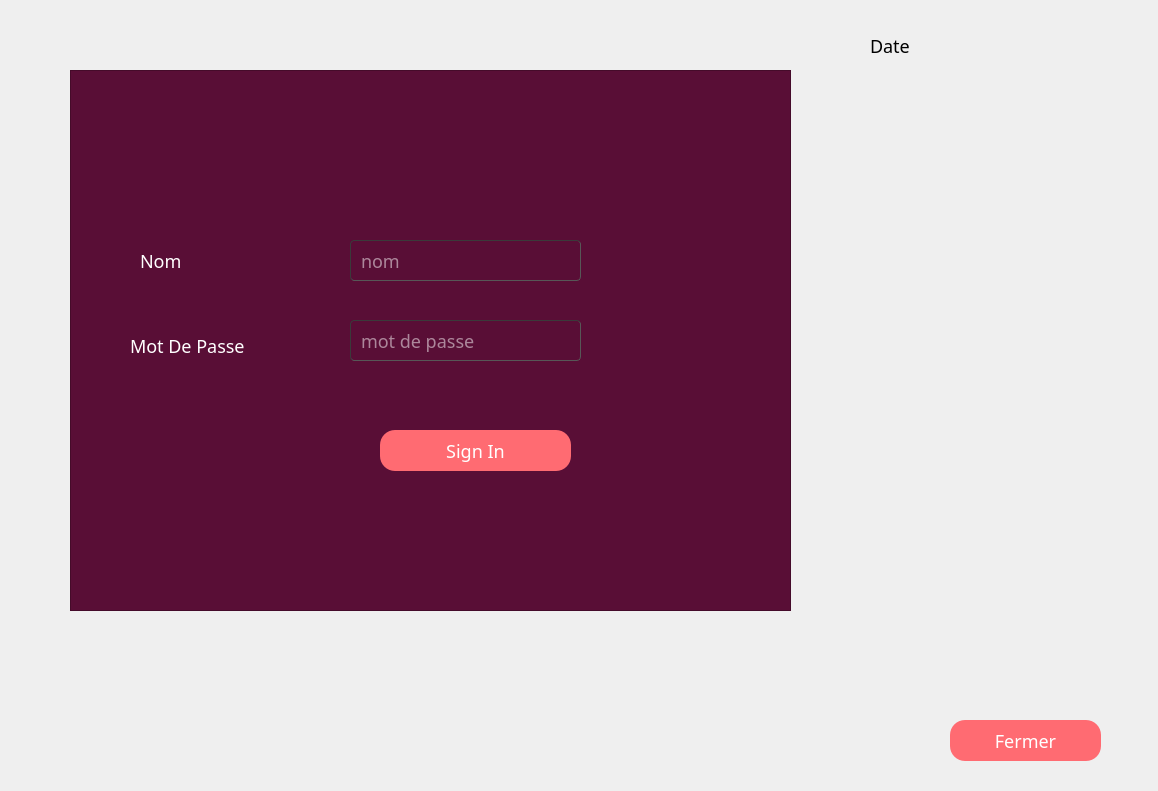
<?xml version="1.0" encoding="UTF-8"?>
<ui version="4.0">
 <class>accueil</class>
 <widget class="QDialog" name="accueil">
  <property name="geometry">
   <rect>
    <x>0</x>
    <y>0</y>
    <width>1158</width>
    <height>791</height>
   </rect>
  </property>
  <property name="windowTitle">
   <string>Dialog</string>
  </property>
  <property name="styleSheet">
   <string notr="true">*{
	background-image: url(:/img/ressources/2.png);
	

		

font-family:century gothic;
font-size:18px;
}
QTabWidget
{
 background:#333;
}


QFrame
{
 background:#333;
	background-color: rgb(107, 107, 107);
	background-color: rgb(188, 193, 101);
	background-color: rgb(191, 165, 165);
	background-color: rgb(89, 14, 54);
	
}


QPushButton
{
background:red;
	background-color: rgb(255, 107, 114);
border-raduis:60px;
}
QLabel
{
color:white;
}
QPushButton
{
color:white;
border-radius:15px;
}
QPushButton:hover
{
color:#333;
border-raduis:15px;
background:#49ebff;
}
QLineEdit
{
background:transparent;
border:none;
color:#ffffff;
color: rgb(62, 124, 61);
	color: rgb(0, 255, 213);
	
border-button:3ptx solid #ffffff;
	color: rgb(6, 255, 56);
	
}
QComboBox
{
background:transparent;
border:none;
color:#717072;
border-bottom:1px solid #717072 }
QToolButton
{
background:red;
	background-color: rgb(255, 107, 114);
border-raduis:60px;
}
</string>
  </property>
  <widget class="QFrame" name="frame">
   <property name="geometry">
    <rect>
     <x>70</x>
     <y>70</y>
     <width>721</width>
     <height>541</height>
    </rect>
   </property>
   <property name="frameShape">
    <enum>QFrame::StyledPanel</enum>
   </property>
   <property name="frameShadow">
    <enum>QFrame::Raised</enum>
   </property>
   <widget class="QLabel" name="label">
    <property name="geometry">
     <rect>
      <x>70</x>
      <y>170</y>
      <width>141</width>
      <height>41</height>
     </rect>
    </property>
    <property name="text">
     <string>Nom</string>
    </property>
   </widget>
   <widget class="QLabel" name="label_2">
    <property name="geometry">
     <rect>
      <x>60</x>
      <y>240</y>
      <width>201</width>
      <height>71</height>
     </rect>
    </property>
    <property name="text">
     <string>Mot De Passe</string>
    </property>
   </widget>
   <widget class="QPushButton" name="pushButton_2">
    <property name="geometry">
     <rect>
      <x>310</x>
      <y>360</y>
      <width>191</width>
      <height>41</height>
     </rect>
    </property>
    <property name="text">
     <string>Sign In</string>
    </property>
    <property name="icon">
     <iconset resource="ressources.qrc">
      <normaloff>:/img/ressources/login-symbol-of-an-arrow-entering-to-a-black-square_icon-icons.com_72992.png</normaloff>:/img/ressources/login-symbol-of-an-arrow-entering-to-a-black-square_icon-icons.com_72992.png</iconset>
    </property>
    <property name="iconSize">
     <size>
      <width>35</width>
      <height>35</height>
     </size>
    </property>
   </widget>
   <widget class="QLineEdit" name="lineEdit_nomlogin">
    <property name="geometry">
     <rect>
      <x>280</x>
      <y>170</y>
      <width>231</width>
      <height>41</height>
     </rect>
    </property>
    <property name="styleSheet">
     <string notr="true">	border-width: 1px; border-radius: 4px;
color: rgb(255, 255, 255);
	border-color: rgb(58, 58, 58);
	border-style: inset;
	padding: 0 8px;

	selection-background-color: rgb(187, 187, 187);
	selection-color: rgb(60, 63, 65);</string>
    </property>
    <property name="placeholderText">
     <string>nom</string>
    </property>
   </widget>
   <widget class="QLineEdit" name="lineEdit_mdplogin">
    <property name="geometry">
     <rect>
      <x>280</x>
      <y>250</y>
      <width>231</width>
      <height>41</height>
     </rect>
    </property>
    <property name="styleSheet">
     <string notr="true">	border-width: 1px; border-radius: 4px;
color: rgb(255, 255, 255);
	border-color: rgb(58, 58, 58);
	border-style: inset;
	padding: 0 8px;

	selection-background-color: rgb(187, 187, 187);
	selection-color: rgb(60, 63, 65);
</string>
    </property>
    <property name="echoMode">
     <enum>QLineEdit::Password</enum>
    </property>
    <property name="placeholderText">
     <string>mot de passe</string>
    </property>
   </widget>
   <widget class="QLabel" name="label_voir">
    <property name="geometry">
     <rect>
      <x>30</x>
      <y>450</y>
      <width>411</width>
      <height>41</height>
     </rect>
    </property>
    <property name="text">
     <string/>
    </property>
   </widget>
   <widget class="QLabel" name="label_3">
    <property name="geometry">
     <rect>
      <x>290</x>
      <y>10</y>
      <width>191</width>
      <height>111</height>
     </rect>
    </property>
    <property name="styleSheet">
     <string notr="true">background-image: url(:/img/ressources/logind.png);</string>
    </property>
    <property name="text">
     <string/>
    </property>
   </widget>
   <zorder>label</zorder>
   <zorder>label_2</zorder>
   <zorder>lineEdit_nomlogin</zorder>
   <zorder>lineEdit_mdplogin</zorder>
   <zorder>label_voir</zorder>
   <zorder>label_3</zorder>
   <zorder>pushButton_2</zorder>
  </widget>
  <widget class="QLabel" name="date">
   <property name="geometry">
    <rect>
     <x>870</x>
     <y>0</y>
     <width>291</width>
     <height>91</height>
    </rect>
   </property>
   <property name="styleSheet">
    <string notr="true">background-color: transparent;
font: 24pt &quot;MS Shell Dlg 2&quot;;
color: rgb(0, 0, 0);</string>
   </property>
   <property name="text">
    <string>Date</string>
   </property>
  </widget>
  <widget class="QPushButton" name="pushButton_9">
   <property name="geometry">
    <rect>
     <x>950</x>
     <y>720</y>
     <width>151</width>
     <height>41</height>
    </rect>
   </property>
   <property name="text">
    <string>Fermer</string>
   </property>
  </widget>
  <widget class="QLabel" name="label_4">
   <property name="geometry">
    <rect>
     <x>20</x>
     <y>10</y>
     <width>451</width>
     <height>381</height>
    </rect>
   </property>
   <property name="styleSheet">
    <string notr="true">background-image: url(:/img/ressources/pngegg (1) (1).png);
background-color: transparent;</string>
   </property>
   <property name="text">
    <string/>
   </property>
  </widget>
 </widget>
 <resources>
  <include location="ressources.qrc"/>
 </resources>
 <connections/>
</ui>
